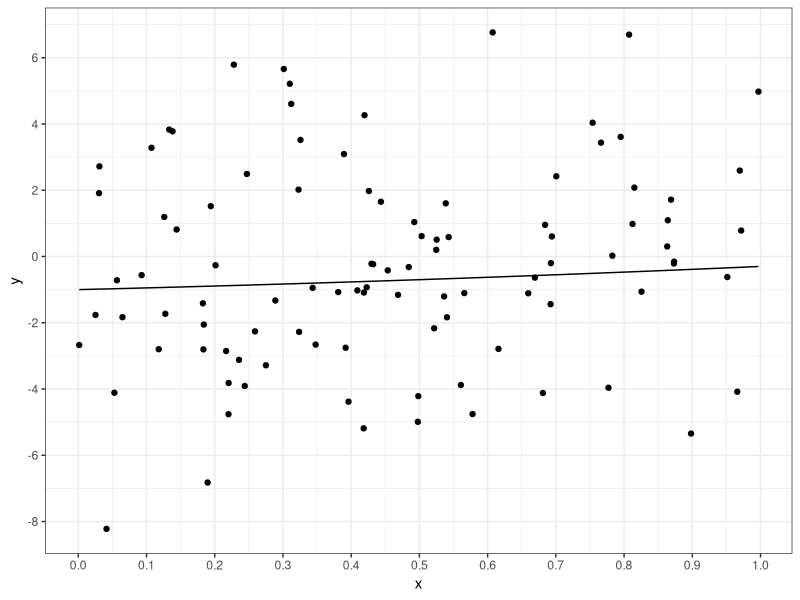

Write the R code that produced this figure. (Note: this script raises an error after producing the figure.)
## ---- chunk 1
#| include: false
# Set global configurations and settings here
knitr::opts_chunk$set()                 # set global chunk options
ggplot2::theme_set(ggplot2::theme_bw()) # set ggplot2 theme
## ---- chunk 2
#| message: false
#| warning: false
library(tidyverse) # functions for data manipulation
## ---- chunk 3
# generates random x values
sim_x <- function(n) {
  runif(n)
}

# defines function y
f <- function(x) {
  -1 + .5*x + .2*(x^2)
}

# generates y values based on x
sim_y <- function(x, sd) {
  n = length(x)
  f(x) + rnorm(n, sd = sd)
}
## ---- chunk 4
n <-  100
sd <-  3

set.seed(611)

x <- sim_x(n)
y <- sim_y(x, sd = sd)

data_train <- tibble(x,y)
## ---- chunk 5
ggplot(data_train, aes(x,y)) + geom_point() + 
  geom_function(fun = f) +
  scale_x_continuous(breaks=seq(0,1, by=.10)) +
  scale_y_continuous(breaks=seq(-50,50,by=2))


## ---- chunk 6
# fitting all three models
deg1_model = lm(y~poly(x, degree=1), data=data_train)
deg2_model = lm(y~poly(x, degree=2), data=data_train)
deg3_model = lm(y~poly(x, degree=3), data=data_train)
## ---- chunk 7
geom_line(deg1_model.Coefficients)
## ---- chunk 8
ggplot(data_train, aes(x,y)) + geom_point() + 
  geom_function(fun = f) +
  scale_x_continuous(breaks=seq(0,1, by=.1)) +
  scale_y_continuous(breaks=seq(-50,50,by=2))

## ---- chunk 9
n_test <- 10000
set.seed(612)

x_test <- sim_x(n_test)
y_test <- sim_y(x_test, sd=sd)
data_test <- tibble(x=x_test, y=y_test)
## ---- chunk 10
#: Function to fit, predict, and evaluate a polynomial regression model

poly_eval <- function(deg, data_train, data_test){

if(deg==0) m = lm(y~1, data=data_train) # intercept only model

else m = lm(y~poly(x, degree=deg), data=data_train) # polynomial
p = length(coef(m)) # number of parameters
#: calculate training MSE
mse_train = mean(m$residualsˆ2) # training MSE
#: calculate test MSE
yhat = predict(m, data_test) # predictions at test X's
mse_test = mean( (data_test$y - yhat)^2 )# test MSE
#: output a data frame of relevant info
tibble(degree=deg, edf=p, mse_train, mse_test)
}
## ---- chunk 11
print('hi')

## ---- chunk 12
print('hi')
#poly_eval(deg = 1, data_train, data_test)
#poly_eval(deg = 2, data_train, data_test)
#poly_eval(deg = 3, data_train, data_test)
